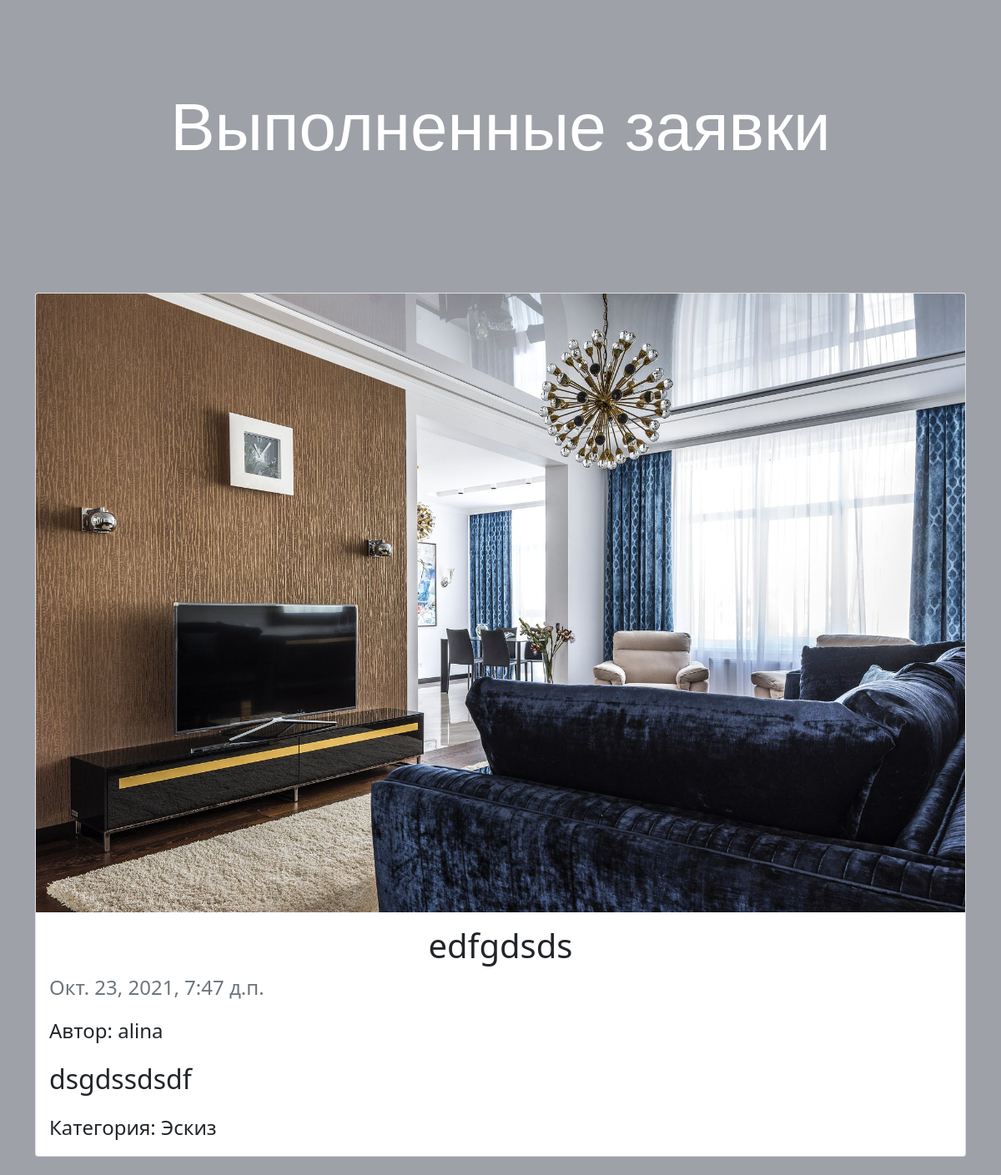
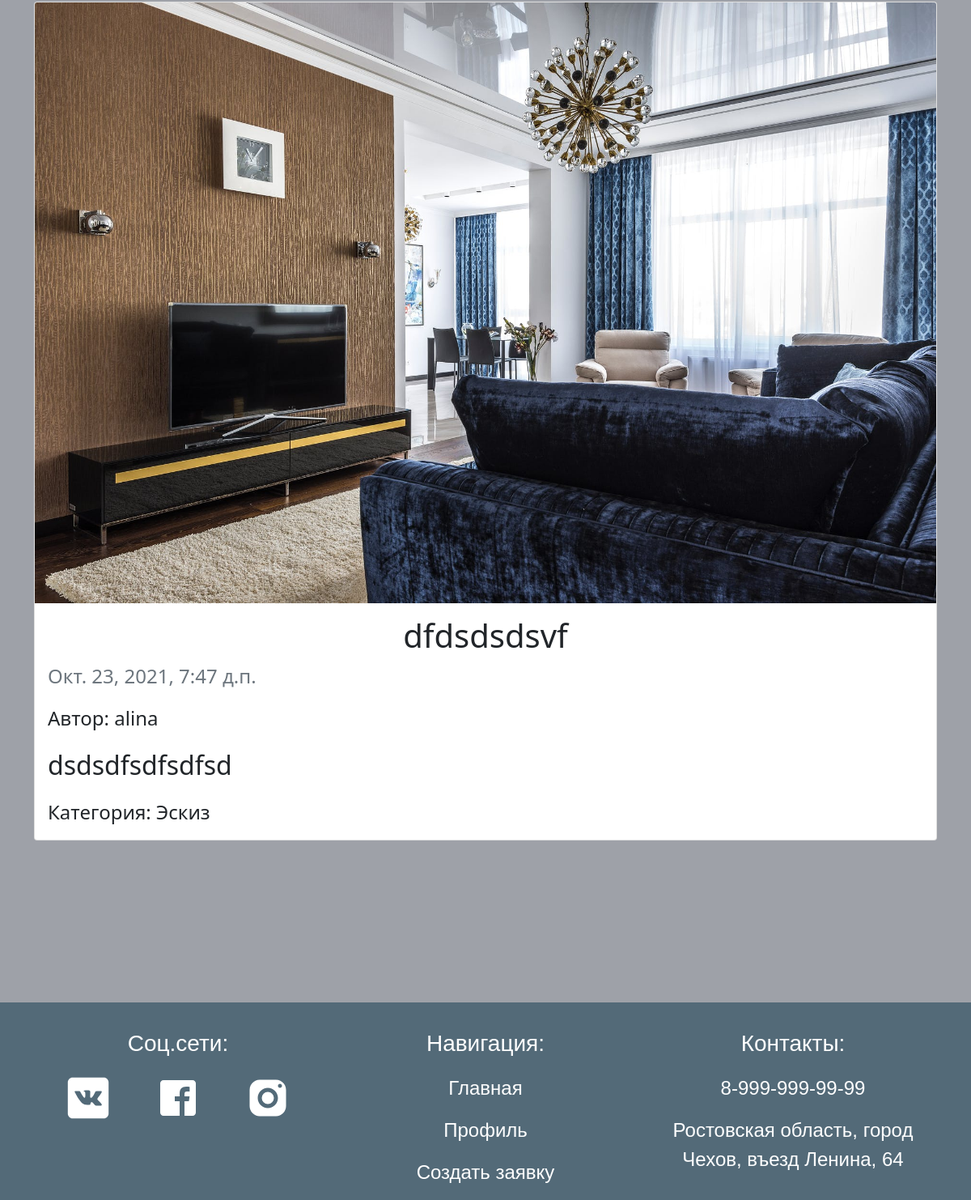
Before: /design/ (lower part) with the older database file (2 pictures, top to bottom).
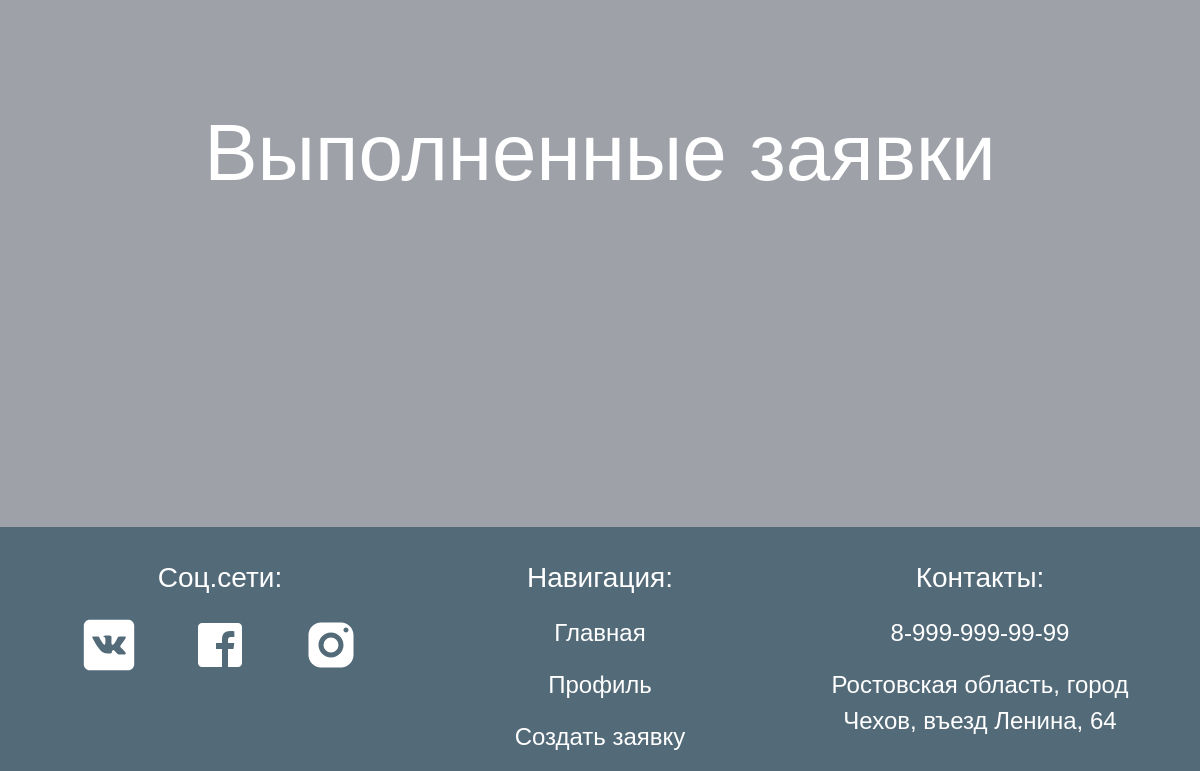
After: the same page with the newer database file.
### design/models.py (models this page shows, shortened)
class Bid(models.Model):
    new = 'new'
    accepted = 'accepted'
    completed = 'completed'
    status_choices = [
        (new, 'Новая'),
        (accepted, 'Принято в работу'),
        (completed, 'Выполнено')
    ]
    name = models.CharField(max_length=128, null=False, verbose_name='Название')
    description = models.TextField(null=False, verbose_name='Описание')
    category = models.ForeignKey('Category', on_delete=models.CASCADE, null=False, verbose_name='Категория')
    img = models.ImageField(upload_to='static/images/', null=False, max_length=300, verbose_name='Изображение')
    img_design = models.ImageField(upload_to='static/images/', default=None, null=True, max_length=300,
                                   verbose_name='Дизайн', blank=True)
    comment = models.TextField(null=True, default=None, verbose_name='Комментарий', blank=True)
    status = models.CharField(max_length=128, choices=status_choices, default=new, verbose_name='Статус')
    author = models.ForeignKey('User', on_delete=models.CASCADE, null=False, verbose_name='Автор')
    date = models.DateTimeField(auto_now_add=True, blank=True, verbose_name='Дата', null=False)
    class Meta:
        verbose_name = 'Заявка'
        verbose_name_plural = 'Заявки'

class User(AbstractUser):
    fio = models.CharField(max_length=128, null=False, verbose_name='ФИО')
    def __str__(self):
        return self.username
    class Meta(AbstractUser.Meta):
        pass

class Category(models.Model):
    name = models.CharField(max_length=256, null=False, verbose_name='Название')
    class Meta:
        verbose_name = 'Категория'
        verbose_name_plural = 'Категории'
    def __str__(self):
        return self.name

### design/views.py (the view)
# urls.py: path('', views.BidsView.as_view(), name='index'),
class BidsView(ListView):
    model = Bid
    template_name = 'index.html'
    context_object_name = 'bids'
    def get_context_data(self, **kwargs):
        context = super(**kwargs).get_context_data(**kwargs)
        context['count'] = Bid.objects.all().filter(status='accepted').count()
        return context
    def get_queryset(self):
        return Bid.objects.order_by('-date')[:4]

### design/templates/index.html (shortened to what this page needs)
{% extends 'base.html' %}
{% load bootstrap4 %}
{% load static %}
{% block content %}
    <div class="container bids">
        <h2 class="title">Выполненные заявки</h2>
    </div>
    <div class=" container">
        <div class="row row-cols-1 row-cols-md-1 g-4">
            {% if bids %}
                {% for bid in bids %}
                    {% if bid.status == 'completed' %}
                        <div class="col">
                            <div class="card">
                                <img src="{{ bid.img_design.url }}" class="card-img-top" alt="...">
                                <div class="card-body">
                                    <h5 class="card-title text-center fs-1">{{ bid.name }}</h5>
                                    <p class="text-muted fs-4">{{ bid.date }}</p>
                                    <p class="card-text fs-4">Автор: {{ bid.author }}</p>
                                    <p class="card-text fs-2">{{ bid.description }}</p>
                                    <p class="card-text fs-4">Категория: {{ bid.category }}</p>
                                </div>
                            </div>
                        </div>
                    {% endif %}
                {% endfor %}
            {% endif %}
        </div>
    </div>
{% endblock %}

Changed rows visible on the page:
removed Bid: img_design (picture), name "edfgdsds", date "Окт. 23, 2021, 7:47 д.п.", author "alina", description "dsgdssdsdf", category "Эскиз"
removed Bid: img_design (picture), name "dfdsdsdsvf", date "Окт. 23, 2021, 7:47 д.п.", author "alina", description "dsdsdfsdfsdfsd", category "Эскиз"
